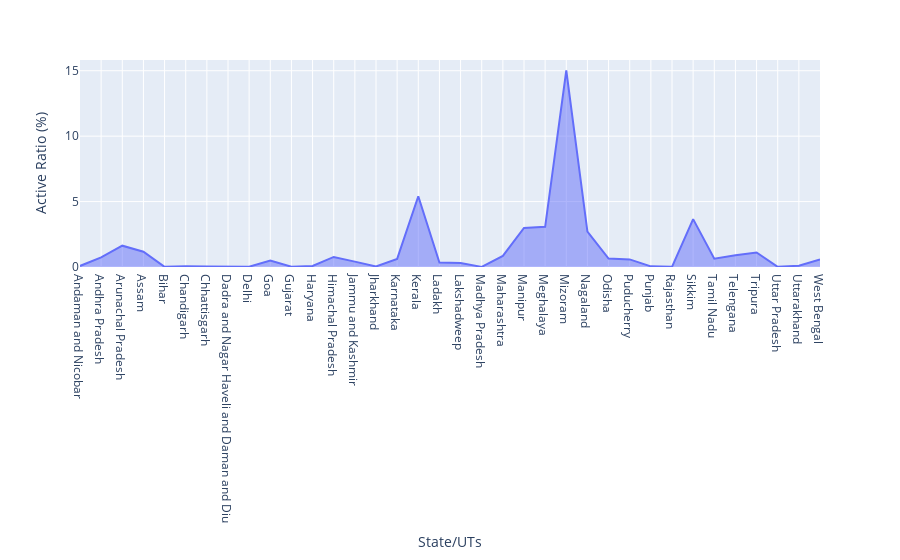

Source (notebook cell):
### Markdown cell above
#### What is active ratio in all states?

### Code cell
px.area(x="State/UTs",y="Active Ratio (%)",data_frame=df)

### Figure 1 — Plotly figure (JSON) as saved in the notebook; plotly's stock layout.template omitted (floating-point values rounded to 4 significant figures)
{"data": [{"hovertemplate": "State/UTs=%{x}<br>Active Ratio (%)=%{y}<extra></extra>", "legendgroup": "", "line": {"color": "#636efa"}, "mode": "lines", "name": "", "orientation": "v", "showlegend": false, "stackgroup": "1", "type": "scatter", "x": ["Andaman and Nicobar", "Andhra Pradesh", "Arunachal Pradesh", "Assam", "Bihar", "Chandigarh", "Chhattisgarh", "Dadra and Nagar Haveli and Daman and Diu", "Delhi", "Goa", "Gujarat", "Haryana", "Himachal Pradesh", "Jammu and Kashmir", "Jharkhand", "Karnataka", "Kerala", "Ladakh", "Lakshadweep", "Madhya Pradesh", "Maharashtra", "Manipur", "Meghalaya", "Mizoram", "Nagaland", "Odisha", "Puducherry", "Punjab", "Rajasthan", "Sikkim", "Tamil Nadu", "Telengana", "Tripura", "Uttar Pradesh", "Uttarakhand", "West Bengal"], "xaxis": "x", "y": [0.08, 0.73, 1.63, 1.17, 0.01, 0.06, 0.04, 0.04, 0.02, 0.5, 0.02, 0.08, 0.77, 0.41, 0.04, 0.62, 5.41, 0.34, 0.3, 0.01, 0.85, 2.98, 3.07, 15.03, 2.71, 0.65, 0.58, 0.05, 0.01, 3.66, 0.64, 0.89, 1.11, 0.01, 0.1, 0.57], "yaxis": "y"}], "layout": {"autosize": true, "legend": {"tracegroupgap": 0}, "margin": {"t": 60}, "xaxis": {"anchor": "y", "autorange": true, "domain": [0, 1], "range": [0, 35], "title": {"text": "State/UTs"}, "type": "category"}, "yaxis": {"anchor": "x", "autorange": true, "domain": [0, 1], "range": [0, 15.82], "title": {"text": "Active Ratio (%)"}, "type": "linear"}}}
